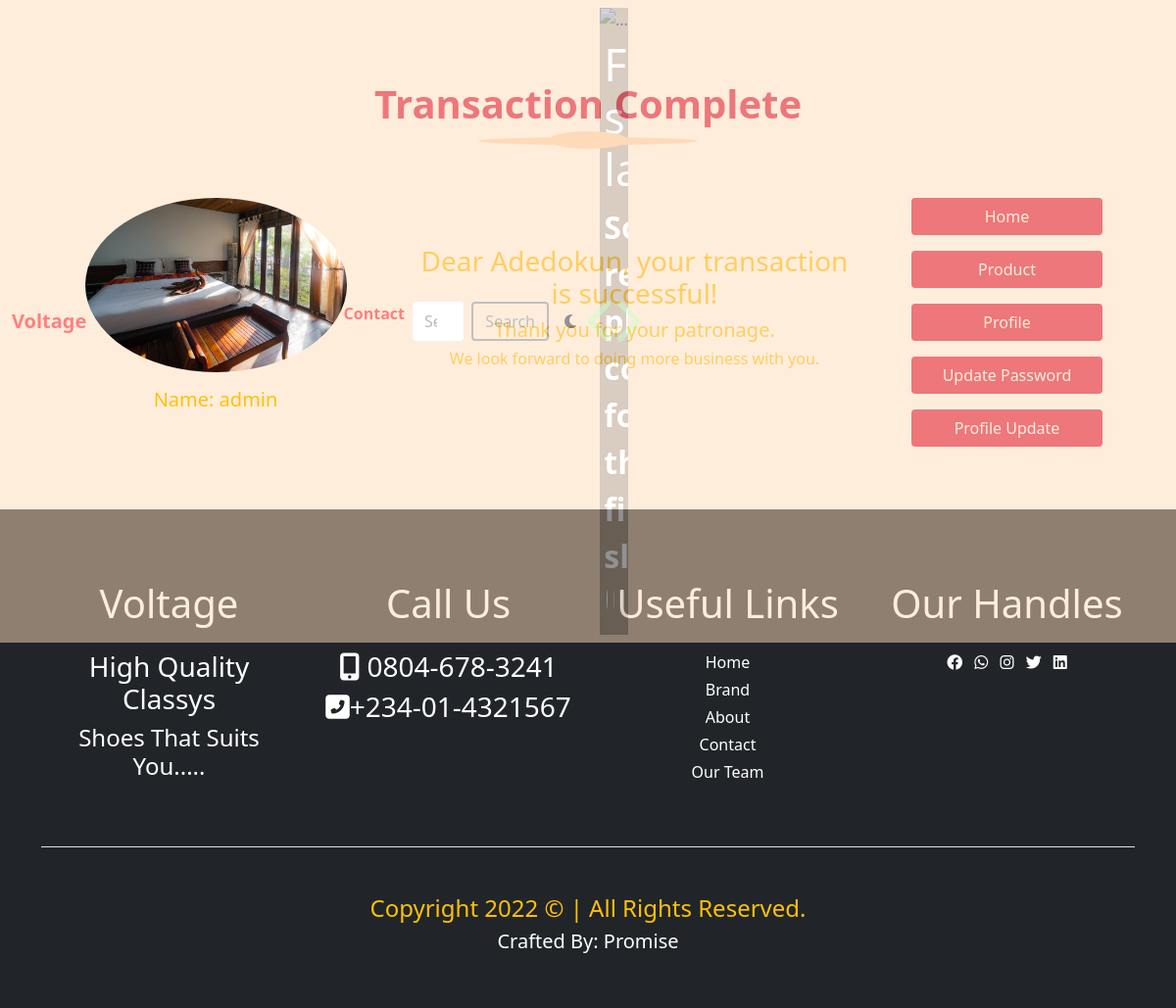
/callback (signed in), run on the app's committed database.
### home/models.py (models this page shows, shortened)
class Profile(models.Model):
    user = models.OneToOneField(User, on_delete=models.CASCADE)
    first_name = models.CharField(max_length=50)
    last_name = models.CharField(max_length=50)
    email = models.EmailField(max_length=50)
    phone = models.CharField(max_length=20)
    address = models.CharField(max_length=255)
    state = models.CharField(max_length=255)
    pix = models.ImageField(upload_to='profile', default='avatar.jpg')
    class Meta:
        db_table = 'profile'
        managed = True
        verbose_name = 'Profile'
        verbose_name_plural = 'Profile'

### home/views.py (the view)
# urls.py: path('callback', views.callback, name='callback'),
def callback(request):
    profile = Profile.objects.get(user__username = request.user.username)
    basket = Shopcart.objects.filter(user__username = request.user.username, paid=False)
    for item in basket:
        item.paid = True
        item.save()
        stock = Product.objects.get(pk= item.product.id)
        stock.max_quantity -= item.quantity
        stock.save()
    context = {
        'profile':profile,
    }
    return render(request, 'callback.html', context)

### home/context_processor.py (called while the page is built)
def cartcount(request):
    reading = Shopcart.objects.filter(user__username =request.user.username, paid=False)
    cartread = 0
    for item in reading:
        cartread += item.quantity
    context = {
        'cartread':cartread
        }
    return context

### home/templates/callback.html (shortened to what this page needs)
{% extends "base.html" %}
{% block carousel %} {% include "carousel.html" %}  {% endblock carousel %}
{% block content %}
    <div class="container mb-5">
        <h3 class="cap">Transaction Complete</h3>
    <div class="row justify-content-center justify-content-md-around justify-content-lg-center text-warning text-center gy-5">
        <div class="col-10 col-sm-10 col-md-4 col-lg-4 col-xl-4">
          <div class="card border-0 bg-transparent">
            <img src="{{profile.pix.url}}" class="card-img-top w-75 mx-auto rounded-circle">
            <div class="card-body">
              <h5 class="card-title text-truncate">Name: {{profile.user.username}}</h5>
            </div>
          </div>
        </div>
        <div class="col-10 col-sm-10 col-md-5 col-lg-5 col-xl-5 pt-5">
            <h3>Dear {{profile.first_name}}, your transaction is successful!</h3>
            <h5>Thank you for your patronage.</h5>
            <h6>We look forward to doing more business with you.</h6>
        </div>
        <div class="col-10 col-sm-10 col-md-3 col-lg-3 col-xl-3">
            <ul class="list-unstyled callback">
                <li class="mb-3"><a href="{% url 'index' %}" class="btn w-75">Home</a></li>
                <li class="mb-3"><a href="{% url 'products' %}" class="btn w-75">Product</a></li>
                <li class="mb-3"><a href="{% url 'profile' %}" class="btn w-75">profile</a></li>
                <li class="mb-3"><a href="{% url 'password' %}" class="btn w-75">update password</a></li>
                <li class="mb-3"><a href="{% url 'profile_update' %}" class="btn w-75">profile update</a></li>
            </ul>
        </div>
    </div>
  </div>
{% endblock content %}
{% block footer %}  {% include "footer.html" %}  {% endblock footer %}

### home/static/css/style.css (style rules this page uses)
* { margin: 0; padding: 0; box-sizing: border-box; }
:root { --bg-color: peachpuff; --txt-color: crimson; }
html { scroll-behavior: smooth; }
body { background-size: cover; background-repeat: no-repeat; }
.cap { text-align: center; text-transform: uppercase; font-size: 3rem; font-weight: bold; margin-top: 5rem; }
a { text-decoration: none; }
.cap { text-align: center; color: crimson; font-weight: 700; text-transform: capitalize; font-size: 2.5rem; margin-top: 4rem; margin-bottom: 4rem; }
.cap::before { content: ''; display: block; width: 5rem; height: 1.1rem; background: peachpuff; margin: auto; border-radius: 100%; transform: translateY(70px); }
.cap::after { content: ''; display: block; width: 14rem; height: .5rem; background: peachpuff; margin: auto; border-radius: 100%; transform: translateY(10px); }
.callback a { background: crimson; color: white; text-transform: capitalize; }

### data on the page
Profile: pix (picture), user.username "admin", first_name "Adedokun"
